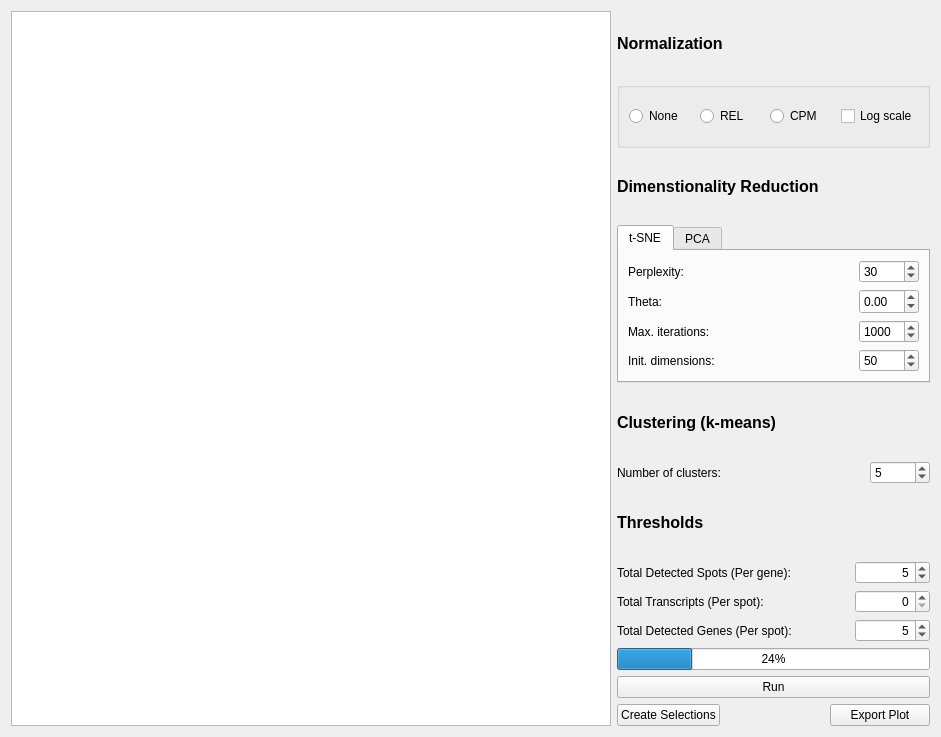
<?xml version="1.0" encoding="UTF-8"?>
<ui version="4.0">
 <class>analysisClustering</class>
 <widget class="QWidget" name="analysisClustering">
  <property name="geometry">
   <rect>
    <x>0</x>
    <y>0</y>
    <width>941</width>
    <height>737</height>
   </rect>
  </property>
  <property name="sizePolicy">
   <sizepolicy hsizetype="Expanding" vsizetype="MinimumExpanding">
    <horstretch>0</horstretch>
    <verstretch>0</verstretch>
   </sizepolicy>
  </property>
  <property name="windowTitle">
   <string>Cluster all spots by gene expression (all genes)</string>
  </property>
  <layout class="QHBoxLayout" name="horizontalLayout_5">
   <item>
    <widget class="ChartView" name="plot">
     <property name="sizePolicy">
      <sizepolicy hsizetype="Preferred" vsizetype="Minimum">
       <horstretch>0</horstretch>
       <verstretch>0</verstretch>
      </sizepolicy>
     </property>
     <property name="minimumSize">
      <size>
       <width>600</width>
       <height>300</height>
      </size>
     </property>
    </widget>
   </item>
   <item>
    <layout class="QVBoxLayout" name="verticalLayout_4">
     <property name="spacing">
      <number>6</number>
     </property>
     <item>
      <widget class="QLabel" name="label_5">
       <property name="font">
        <font>
         <pointsize>12</pointsize>
         <weight>75</weight>
         <bold>true</bold>
        </font>
       </property>
       <property name="text">
        <string>Normalization</string>
       </property>
      </widget>
     </item>
     <item>
      <widget class="QGroupBox" name="groupBoxNormalization_2">
       <property name="sizePolicy">
        <sizepolicy hsizetype="Minimum" vsizetype="Minimum">
         <horstretch>0</horstretch>
         <verstretch>0</verstretch>
        </sizepolicy>
       </property>
       <property name="cursor">
        <cursorShape>PointingHandCursor</cursorShape>
       </property>
       <property name="toolTip">
        <string>Different normalization methods for the counts</string>
       </property>
       <property name="statusTip">
        <string>Normalization methods</string>
       </property>
       <property name="whatsThis">
        <string>Different normalization methods for the counts</string>
       </property>
       <property name="title">
        <string/>
       </property>
       <property name="flat">
        <bool>true</bool>
       </property>
       <property name="checkable">
        <bool>false</bool>
       </property>
       <layout class="QGridLayout" name="gridLayout_2">
        <item row="0" column="0">
         <widget class="QRadioButton" name="normalization_raw">
          <property name="text">
           <string>None</string>
          </property>
         </widget>
        </item>
        <item row="0" column="1">
         <widget class="QRadioButton" name="normalization_rel">
          <property name="toolTip">
           <string>Total spot counts</string>
          </property>
          <property name="statusTip">
           <string>Total spot counts</string>
          </property>
          <property name="text">
           <string>REL</string>
          </property>
         </widget>
        </item>
        <item row="0" column="2">
         <widget class="QRadioButton" name="normalization_cpm">
          <property name="toolTip">
           <string>Transcripts per million</string>
          </property>
          <property name="statusTip">
           <string>Transcripts per million</string>
          </property>
          <property name="text">
           <string>CPM</string>
          </property>
         </widget>
        </item>
        <item row="0" column="3">
         <widget class="QCheckBox" name="logScale">
          <property name="toolTip">
           <string>Log the counts</string>
          </property>
          <property name="statusTip">
           <string>Log the counts</string>
          </property>
          <property name="text">
           <string>Log scale</string>
          </property>
         </widget>
        </item>
       </layout>
      </widget>
     </item>
     <item>
      <widget class="QLabel" name="label">
       <property name="font">
        <font>
         <pointsize>12</pointsize>
         <weight>75</weight>
         <bold>true</bold>
        </font>
       </property>
       <property name="text">
        <string>Dimenstionality Reduction</string>
       </property>
      </widget>
     </item>
     <item>
      <widget class="QTabWidget" name="tab">
       <property name="sizePolicy">
        <sizepolicy hsizetype="Minimum" vsizetype="Minimum">
         <horstretch>0</horstretch>
         <verstretch>0</verstretch>
        </sizepolicy>
       </property>
       <property name="currentIndex">
        <number>0</number>
       </property>
       <widget class="QWidget" name="tab_tsne">
        <attribute name="title">
         <string>t-SNE</string>
        </attribute>
        <layout class="QHBoxLayout" name="horizontalLayout_8">
         <item>
          <layout class="QVBoxLayout" name="verticalLayout_2">
           <item>
            <layout class="QHBoxLayout" name="horizontalLayout_6">
             <item>
              <widget class="QLabel" name="label_3">
               <property name="text">
                <string>Perplexity:</string>
               </property>
              </widget>
             </item>
             <item>
              <widget class="QSpinBox" name="perplexity">
               <property name="minimumSize">
                <size>
                 <width>60</width>
                 <height>0</height>
                </size>
               </property>
               <property name="maximumSize">
                <size>
                 <width>60</width>
                 <height>16777215</height>
                </size>
               </property>
               <property name="toolTip">
                <string>The t-SNE perplexity value</string>
               </property>
               <property name="statusTip">
                <string>The t-SNE perplexity value</string>
               </property>
               <property name="minimum">
                <number>1</number>
               </property>
               <property name="value">
                <number>30</number>
               </property>
              </widget>
             </item>
            </layout>
           </item>
           <item>
            <layout class="QHBoxLayout" name="horizontalLayout_2">
             <item>
              <widget class="QLabel" name="label_4">
               <property name="text">
                <string>Theta:</string>
               </property>
              </widget>
             </item>
             <item>
              <widget class="QDoubleSpinBox" name="theta">
               <property name="minimumSize">
                <size>
                 <width>60</width>
                 <height>0</height>
                </size>
               </property>
               <property name="maximumSize">
                <size>
                 <width>60</width>
                 <height>50</height>
                </size>
               </property>
               <property name="minimum">
                <double>-10.000000000000000</double>
               </property>
               <property name="maximum">
                <double>10.000000000000000</double>
               </property>
               <property name="singleStep">
                <double>0.100000000000000</double>
               </property>
               <property name="value">
                <double>0.000000000000000</double>
               </property>
              </widget>
             </item>
            </layout>
           </item>
           <item>
            <layout class="QHBoxLayout" name="horizontalLayout_3">
             <item>
              <widget class="QLabel" name="label_2">
               <property name="text">
                <string>Max. iterations:</string>
               </property>
              </widget>
             </item>
             <item>
              <widget class="QSpinBox" name="max_iter">
               <property name="minimumSize">
                <size>
                 <width>60</width>
                 <height>0</height>
                </size>
               </property>
               <property name="maximumSize">
                <size>
                 <width>60</width>
                 <height>16777215</height>
                </size>
               </property>
               <property name="minimum">
                <number>10</number>
               </property>
               <property name="maximum">
                <number>9999</number>
               </property>
               <property name="value">
                <number>1000</number>
               </property>
              </widget>
             </item>
            </layout>
           </item>
           <item>
            <layout class="QHBoxLayout" name="horizontalLayout_4">
             <item>
              <widget class="QLabel" name="label_8">
               <property name="text">
                <string>Init. dimensions:</string>
               </property>
              </widget>
             </item>
             <item>
              <widget class="QSpinBox" name="init_dims">
               <property name="minimumSize">
                <size>
                 <width>60</width>
                 <height>0</height>
                </size>
               </property>
               <property name="maximumSize">
                <size>
                 <width>60</width>
                 <height>16777215</height>
                </size>
               </property>
               <property name="minimum">
                <number>5</number>
               </property>
               <property name="maximum">
                <number>100</number>
               </property>
               <property name="value">
                <number>50</number>
               </property>
              </widget>
             </item>
            </layout>
           </item>
          </layout>
         </item>
        </layout>
       </widget>
       <widget class="QWidget" name="tab_pca">
        <attribute name="title">
         <string>PCA</string>
        </attribute>
        <widget class="QWidget" name="layoutWidget">
         <property name="geometry">
          <rect>
           <x>10</x>
           <y>20</y>
           <width>105</width>
           <height>42</height>
          </rect>
         </property>
         <layout class="QVBoxLayout" name="verticalLayout">
          <item>
           <widget class="QCheckBox" name="center">
            <property name="cursor">
             <cursorShape>PointingHandCursor</cursorShape>
            </property>
            <property name="toolTip">
             <string>Shift variables to be cero centered</string>
            </property>
            <property name="statusTip">
             <string>Shift variables to be cero centered</string>
            </property>
            <property name="text">
             <string>Center </string>
            </property>
           </widget>
          </item>
          <item>
           <widget class="QCheckBox" name="scale">
            <property name="cursor">
             <cursorShape>SplitHCursor</cursorShape>
            </property>
            <property name="toolTip">
             <string>Scale to variables to unit variance</string>
            </property>
            <property name="statusTip">
             <string>Scale to variables to unit variance</string>
            </property>
            <property name="text">
             <string>Scale </string>
            </property>
           </widget>
          </item>
         </layout>
        </widget>
       </widget>
      </widget>
     </item>
     <item>
      <widget class="QLabel" name="label_6">
       <property name="font">
        <font>
         <pointsize>12</pointsize>
         <weight>75</weight>
         <bold>true</bold>
        </font>
       </property>
       <property name="text">
        <string>Clustering (k-means)</string>
       </property>
      </widget>
     </item>
     <item>
      <layout class="QHBoxLayout" name="horizontalLayout_7">
       <item>
        <widget class="QLabel" name="label_7">
         <property name="text">
          <string>Number of clusters:</string>
         </property>
        </widget>
       </item>
       <item>
        <widget class="QSpinBox" name="clusters">
         <property name="minimumSize">
          <size>
           <width>60</width>
           <height>0</height>
          </size>
         </property>
         <property name="maximumSize">
          <size>
           <width>60</width>
           <height>16777215</height>
          </size>
         </property>
         <property name="cursor">
          <cursorShape>PointingHandCursor</cursorShape>
         </property>
         <property name="toolTip">
          <string>The number of different clusters to make</string>
         </property>
         <property name="statusTip">
          <string>The number of different clusters to make</string>
         </property>
         <property name="minimum">
          <number>2</number>
         </property>
         <property name="maximum">
          <number>10</number>
         </property>
         <property name="value">
          <number>5</number>
         </property>
        </widget>
       </item>
      </layout>
     </item>
     <item>
      <widget class="QLabel" name="label_14">
       <property name="font">
        <font>
         <pointsize>12</pointsize>
         <weight>75</weight>
         <bold>true</bold>
        </font>
       </property>
       <property name="text">
        <string>Thresholds</string>
       </property>
      </widget>
     </item>
     <item>
      <layout class="QHBoxLayout" name="horizontalLayout_12">
       <item>
        <widget class="QLabel" name="label_13">
         <property name="text">
          <string>Total Detected Spots (Per gene):</string>
         </property>
        </widget>
       </item>
       <item>
        <spacer name="horizontalSpacer_5">
         <property name="orientation">
          <enum>Qt::Horizontal</enum>
         </property>
         <property name="sizeHint" stdset="0">
          <size>
           <width>40</width>
           <height>20</height>
          </size>
         </property>
        </spacer>
       </item>
       <item>
        <widget class="QSpinBox" name="spots_threshold">
         <property name="minimumSize">
          <size>
           <width>75</width>
           <height>0</height>
          </size>
         </property>
         <property name="maximumSize">
          <size>
           <width>75</width>
           <height>16777215</height>
          </size>
         </property>
         <property name="alignment">
          <set>Qt::AlignRight|Qt::AlignTrailing|Qt::AlignVCenter</set>
         </property>
         <property name="value">
          <number>5</number>
         </property>
        </widget>
       </item>
      </layout>
     </item>
     <item>
      <layout class="QHBoxLayout" name="horizontalLayout_11">
       <item>
        <widget class="QLabel" name="label_12">
         <property name="text">
          <string>Total Transcripts (Per spot):</string>
         </property>
        </widget>
       </item>
       <item>
        <spacer name="horizontalSpacer_4">
         <property name="orientation">
          <enum>Qt::Horizontal</enum>
         </property>
         <property name="sizeHint" stdset="0">
          <size>
           <width>40</width>
           <height>20</height>
          </size>
         </property>
        </spacer>
       </item>
       <item>
        <widget class="QSpinBox" name="reads_threshold">
         <property name="minimumSize">
          <size>
           <width>75</width>
           <height>0</height>
          </size>
         </property>
         <property name="maximumSize">
          <size>
           <width>75</width>
           <height>16777215</height>
          </size>
         </property>
         <property name="alignment">
          <set>Qt::AlignRight|Qt::AlignTrailing|Qt::AlignVCenter</set>
         </property>
        </widget>
       </item>
      </layout>
     </item>
     <item>
      <layout class="QHBoxLayout" name="horizontalLayout_10">
       <item>
        <widget class="QLabel" name="label_11">
         <property name="text">
          <string>Total Detected Genes (Per spot):</string>
         </property>
        </widget>
       </item>
       <item>
        <spacer name="horizontalSpacer_2">
         <property name="orientation">
          <enum>Qt::Horizontal</enum>
         </property>
         <property name="sizeHint" stdset="0">
          <size>
           <width>40</width>
           <height>20</height>
          </size>
         </property>
        </spacer>
       </item>
       <item>
        <widget class="QSpinBox" name="genes_threshold">
         <property name="minimumSize">
          <size>
           <width>75</width>
           <height>0</height>
          </size>
         </property>
         <property name="maximumSize">
          <size>
           <width>75</width>
           <height>16777215</height>
          </size>
         </property>
         <property name="alignment">
          <set>Qt::AlignRight|Qt::AlignTrailing|Qt::AlignVCenter</set>
         </property>
         <property name="value">
          <number>5</number>
         </property>
        </widget>
       </item>
      </layout>
     </item>
     <item>
      <widget class="QProgressBar" name="progressBar">
       <property name="sizePolicy">
        <sizepolicy hsizetype="Preferred" vsizetype="Fixed">
         <horstretch>0</horstretch>
         <verstretch>0</verstretch>
        </sizepolicy>
       </property>
       <property name="minimumSize">
        <size>
         <width>0</width>
         <height>0</height>
        </size>
       </property>
       <property name="maximumSize">
        <size>
         <width>16777215</width>
         <height>16777215</height>
        </size>
       </property>
       <property name="value">
        <number>24</number>
       </property>
      </widget>
     </item>
     <item>
      <widget class="QPushButton" name="runClustering">
       <property name="cursor">
        <cursorShape>PointingHandCursor</cursorShape>
       </property>
       <property name="toolTip">
        <string>Perform the analysis</string>
       </property>
       <property name="statusTip">
        <string>Perform the analysis</string>
       </property>
       <property name="layoutDirection">
        <enum>Qt::LeftToRight</enum>
       </property>
       <property name="text">
        <string>Run</string>
       </property>
       <property name="flat">
        <bool>false</bool>
       </property>
      </widget>
     </item>
     <item>
      <layout class="QHBoxLayout" name="horizontalLayout">
       <property name="spacing">
        <number>6</number>
       </property>
       <item>
        <widget class="QPushButton" name="createSelections">
         <property name="cursor">
          <cursorShape>PointingHandCursor</cursorShape>
         </property>
         <property name="toolTip">
          <string>Create selections from the computed clusters</string>
         </property>
         <property name="statusTip">
          <string>Create selections from the computed clusters</string>
         </property>
         <property name="text">
          <string>Create Selections</string>
         </property>
        </widget>
       </item>
       <item>
        <spacer name="horizontalSpacer">
         <property name="orientation">
          <enum>Qt::Horizontal</enum>
         </property>
         <property name="sizeHint" stdset="0">
          <size>
           <width>40</width>
           <height>20</height>
          </size>
         </property>
        </spacer>
       </item>
       <item>
        <widget class="QPushButton" name="exportPlot">
         <property name="minimumSize">
          <size>
           <width>100</width>
           <height>0</height>
          </size>
         </property>
         <property name="cursor">
          <cursorShape>PointingHandCursor</cursorShape>
         </property>
         <property name="toolTip">
          <string>Export the plot  to a file</string>
         </property>
         <property name="statusTip">
          <string>Export the plot to a file</string>
         </property>
         <property name="text">
          <string>Export Plot</string>
         </property>
        </widget>
       </item>
      </layout>
     </item>
    </layout>
   </item>
  </layout>
 </widget>
 <customwidgets>
  <customwidget>
   <class>ChartView</class>
   <extends>QGraphicsView</extends>
   <header>analysis/ChartView.h</header>
  </customwidget>
 </customwidgets>
 <resources/>
 <connections/>
</ui>
